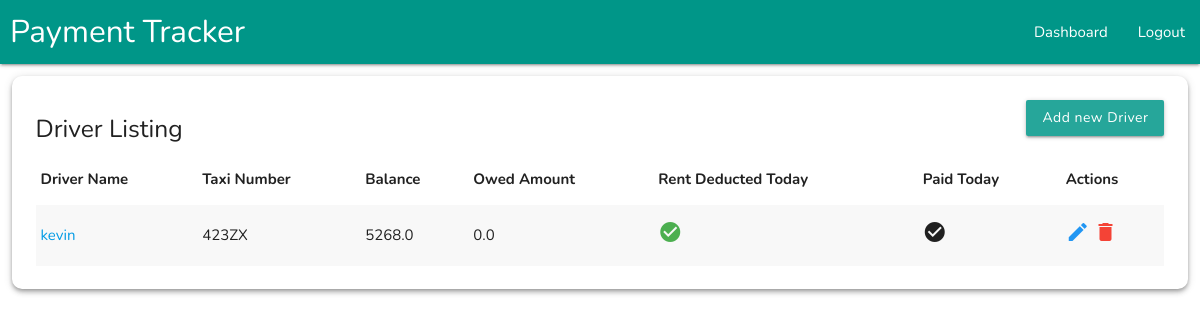
Before: / (signed in) with the older database file.
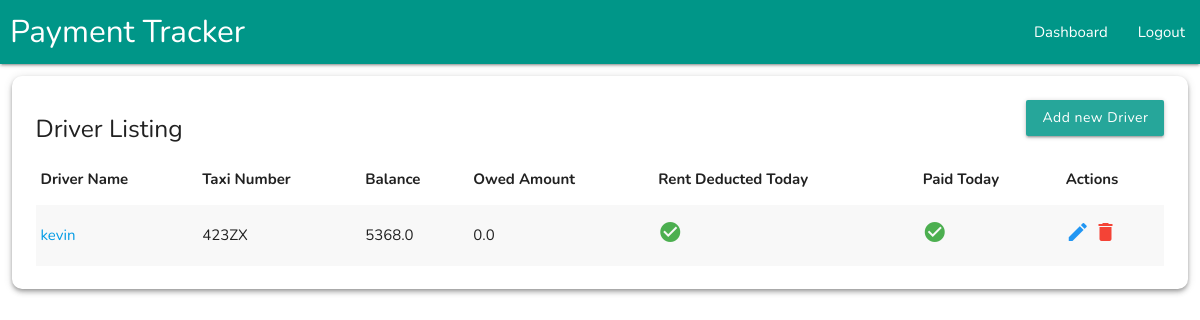
After: the same page with the newer database file.
### root/models.py (models this page shows, shortened)
class DriverTable(models.Model):
    name = models.CharField(max_length=500,default='',blank=True)
    taxi_number = models.CharField(max_length=500,default='',blank=True)
    balance = models.FloatField(default=0,blank=True)
    owed = models.FloatField(default=0,blank=True)
    is_rent_deducted_today = models.BooleanField(default=False)
    is_paid_today = models.BooleanField(default=False)
    last_rent_deduction_date = models.DateField( null=True,blank=True,default=now)
    last_paid_date = models.DateField(null=True,blank=True,default=now)

### root/views.py (the view)
# urls.py: path('', index, name='index'),
@login_required(login_url='/login')
def index(request):
    context = {'title':"Driver Listing"}
    available_drivers = DriverTable.objects.all()
    synchronizeDriverOwedAmount()
    available_drivers = DriverTable.objects.all()
    today_date = datetime.now(timezone(settings.TIME_ZONE)). strftime("%m/%d/%Y")
    context['today_date'] = today_date
    context['available_drivers'] = available_drivers
    return render(request, 'root/index.html',context)

### root/views.py (called while the page is built)
def synchronizeDriverOwedAmount():
    available_drivers = DriverTable.objects.all()
    for driver in available_drivers:
        today_date = datetime.now(timezone(settings.TIME_ZONE)).date()
        last_rent_deduction_date = driver.last_rent_deduction_date
        days = (today_date - last_rent_deduction_date).days
        owed_amount = int(days)*60
        driver.owed = owed_amount
        driver.save()

### Templates/root/index.html (shortened to what this page needs)
{% extends 'base.html' %}v
{% block 'mainbody' %}
<div style="margin: 1%">
    <div class="z-depth-2" style="border-radius: 10px;;padding: 2%;">
        <div>
            <div class="left">
                <h5>Driver Listing</h5>
            </div>
            <div class="right">
                <a href="/driver_listing/add_driver" class="btn"> Add new Driver </a>
            </div>
        </div>
        <table class="striped">
            <thead>
                <tr>
                    <th>Driver Name</th>
                    <th>Taxi Number</th>
                    <th>Balance</th>
                    <th>Owed Amount</th>
                    <th>Rent Deducted Today</th>
                    <th>Paid Today</th>
                    <th>Actions</th>
                </tr>
            </thead>
            <tbody>
                {% for driver in available_drivers %}
                <tr>
                    <td> <a href="/driver_listing/edit_driver/{{driver.id}}">{{driver.name}}</a> </td>
                    <td> {{driver.taxi_number}} </td>
                    <td> {{driver.balance}} </td>
                    <td> {{driver.owed}} </td>
                    <td>
                        {% if driver.last_rent_deduction_date|date:'m/d/Y' ==  today_date %}
                            <i class="material-icons green-text">check_circle</i>
                        {% else %}
                            <i class="material-icons">check_circle</i>
                        {% endif %}
                    </td>
                    <td>
                        {% if driver.last_paid_date|date:'m/d/Y' ==  today_date %}
                            <i class="material-icons green-text">check_circle</i>
                        {% else %}
                            <i class="material-icons">check_circle</i>
                            {% endif %}
                        </td>
                    <td>
                        <a href="/driver_listing/edit_driver/{{driver.id}}"><i class="material-icons blue-text" style="cursor: pointer;" >edit</i></a>
                        <a href="/driver_listing/delete_driver/{{driver.id}}"> <i id="driver_delete_btn" class="material-icons red-text" style="cursor: pointer;"> delete</i></a>
                    </td>
                </tr>
                {% endfor %}
            </tbody>
        </table>
    </div>
</div>
{% endblock 'mainbody' %}

Changed rows visible on the page:
changed DriverTable "kevin": balance "5268.0" → "5368.0"; last_paid_date "2022-03-06" → "2022-03-20" (drawn)
